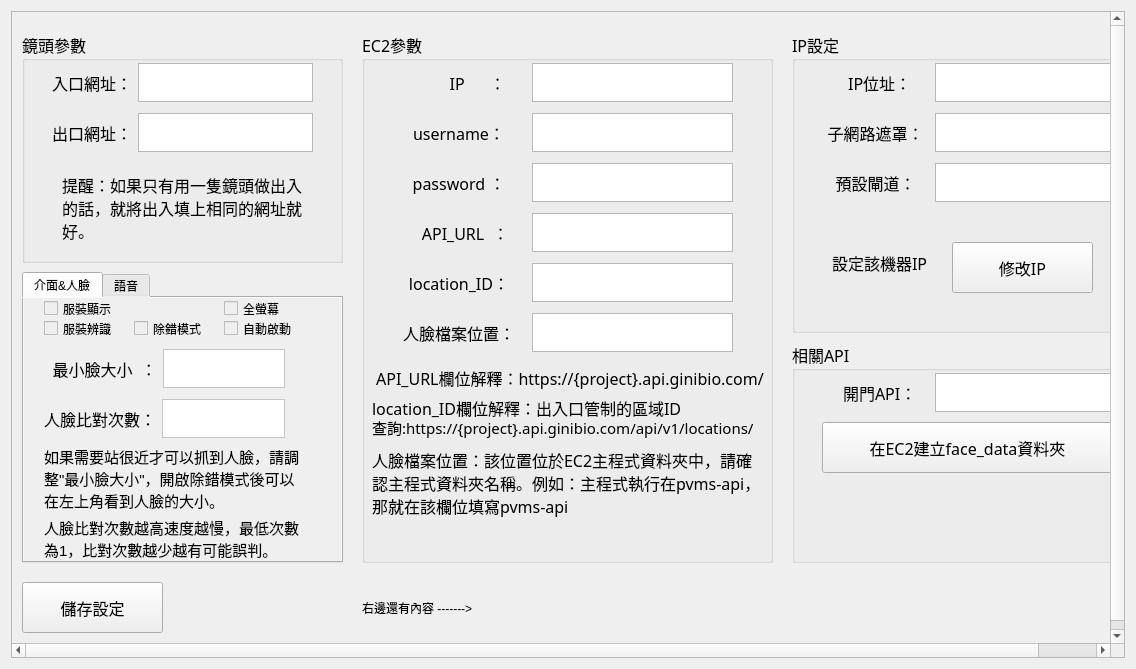
<?xml version="1.0" encoding="UTF-8"?>
<ui version="4.0">
 <class>Form</class>
 <widget class="QWidget" name="Form">
  <property name="geometry">
   <rect>
    <x>0</x>
    <y>0</y>
    <width>1136</width>
    <height>669</height>
   </rect>
  </property>
  <property name="windowTitle">
   <string>Form</string>
  </property>
  <layout class="QHBoxLayout" name="horizontalLayout_13">
   <item>
    <widget class="QScrollArea" name="scrollArea">
     <property name="enabled">
      <bool>true</bool>
     </property>
     <property name="minimumSize">
      <size>
       <width>0</width>
       <height>0</height>
      </size>
     </property>
     <property name="maximumSize">
      <size>
       <width>20000</width>
       <height>20000</height>
      </size>
     </property>
     <property name="styleSheet">
      <string notr="true"/>
     </property>
     <property name="widgetResizable">
      <bool>true</bool>
     </property>
     <widget class="QWidget" name="scrollAreaWidgetContents">
      <property name="geometry">
       <rect>
        <x>0</x>
        <y>0</y>
        <width>1160</width>
        <height>642</height>
       </rect>
      </property>
      <property name="minimumSize">
       <size>
        <width>1160</width>
        <height>640</height>
       </size>
      </property>
      <widget class="QGroupBox" name="groupBox">
       <property name="geometry">
        <rect>
         <x>10</x>
         <y>20</y>
         <width>321</width>
         <height>231</height>
        </rect>
       </property>
       <property name="font">
        <font>
         <family>Agency FB</family>
         <pointsize>12</pointsize>
        </font>
       </property>
       <property name="title">
        <string>鏡頭參數</string>
       </property>
       <widget class="QWidget" name="horizontalLayoutWidget">
        <property name="geometry">
         <rect>
          <x>30</x>
          <y>30</y>
          <width>261</width>
          <height>41</height>
         </rect>
        </property>
        <layout class="QHBoxLayout" name="horizontalLayout">
         <item>
          <widget class="QLabel" name="label">
           <property name="font">
            <font>
             <family>Agency FB</family>
             <pointsize>12</pointsize>
            </font>
           </property>
           <property name="text">
            <string>入口網址：</string>
           </property>
          </widget>
         </item>
         <item>
          <widget class="QTextEdit" name="camera_in">
           <property name="maximumSize">
            <size>
             <width>16777215</width>
             <height>39</height>
            </size>
           </property>
           <property name="font">
            <font>
             <family>微軟正黑體</family>
             <pointsize>12</pointsize>
            </font>
           </property>
           <property name="lineWrapMode">
            <enum>QTextEdit::NoWrap</enum>
           </property>
          </widget>
         </item>
        </layout>
       </widget>
       <widget class="QWidget" name="horizontalLayoutWidget_2">
        <property name="geometry">
         <rect>
          <x>30</x>
          <y>80</y>
          <width>261</width>
          <height>41</height>
         </rect>
        </property>
        <layout class="QHBoxLayout" name="horizontalLayout_2">
         <item>
          <widget class="QLabel" name="label_2">
           <property name="maximumSize">
            <size>
             <width>16777215</width>
             <height>39</height>
            </size>
           </property>
           <property name="font">
            <font>
             <family>Agency FB</family>
             <pointsize>12</pointsize>
            </font>
           </property>
           <property name="text">
            <string>出口網址：</string>
           </property>
          </widget>
         </item>
         <item>
          <widget class="QTextEdit" name="camera_out">
           <property name="maximumSize">
            <size>
             <width>16777215</width>
             <height>39</height>
            </size>
           </property>
           <property name="font">
            <font>
             <family>微軟正黑體</family>
             <pointsize>12</pointsize>
            </font>
           </property>
           <property name="lineWrapMode">
            <enum>QTextEdit::NoWrap</enum>
           </property>
          </widget>
         </item>
        </layout>
       </widget>
       <widget class="QLabel" name="label_3">
        <property name="geometry">
         <rect>
          <x>40</x>
          <y>140</y>
          <width>251</width>
          <height>71</height>
         </rect>
        </property>
        <property name="text">
         <string>提醒：如果只有用一隻鏡頭做出入的話，就將出入填上相同的網址就好。</string>
        </property>
        <property name="wordWrap">
         <bool>true</bool>
        </property>
       </widget>
      </widget>
      <widget class="QGroupBox" name="groupBox_2">
       <property name="geometry">
        <rect>
         <x>350</x>
         <y>20</y>
         <width>411</width>
         <height>531</height>
        </rect>
       </property>
       <property name="font">
        <font>
         <family>微軟正黑體</family>
         <pointsize>12</pointsize>
        </font>
       </property>
       <property name="title">
        <string>EC2參數</string>
       </property>
       <widget class="QWidget" name="horizontalLayoutWidget_5">
        <property name="geometry">
         <rect>
          <x>30</x>
          <y>30</y>
          <width>341</width>
          <height>41</height>
         </rect>
        </property>
        <layout class="QHBoxLayout" name="horizontalLayout_5" stretch="2,3">
         <item>
          <widget class="QLabel" name="label_7">
           <property name="font">
            <font>
             <family>微軟正黑體</family>
             <pointsize>12</pointsize>
            </font>
           </property>
           <property name="contextMenuPolicy">
            <enum>Qt::DefaultContextMenu</enum>
           </property>
           <property name="layoutDirection">
            <enum>Qt::LeftToRight</enum>
           </property>
           <property name="text">
            <string>         IP      ：</string>
           </property>
           <property name="alignment">
            <set>Qt::AlignCenter</set>
           </property>
          </widget>
         </item>
         <item>
          <widget class="QTextEdit" name="ec2_ip">
           <property name="maximumSize">
            <size>
             <width>16777215</width>
             <height>39</height>
            </size>
           </property>
           <property name="font">
            <font>
             <family>微軟正黑體</family>
             <pointsize>12</pointsize>
            </font>
           </property>
           <property name="lineWrapMode">
            <enum>QTextEdit::NoWrap</enum>
           </property>
          </widget>
         </item>
        </layout>
       </widget>
       <widget class="QWidget" name="horizontalLayoutWidget_6">
        <property name="geometry">
         <rect>
          <x>30</x>
          <y>80</y>
          <width>341</width>
          <height>41</height>
         </rect>
        </property>
        <layout class="QHBoxLayout" name="horizontalLayout_6" stretch="2,3">
         <item>
          <widget class="QLabel" name="label_8">
           <property name="font">
            <font>
             <family>微軟正黑體</family>
             <pointsize>12</pointsize>
            </font>
           </property>
           <property name="contextMenuPolicy">
            <enum>Qt::DefaultContextMenu</enum>
           </property>
           <property name="layoutDirection">
            <enum>Qt::LeftToRight</enum>
           </property>
           <property name="text">
            <string>username：</string>
           </property>
           <property name="alignment">
            <set>Qt::AlignCenter</set>
           </property>
          </widget>
         </item>
         <item>
          <widget class="QTextEdit" name="ec2_name">
           <property name="maximumSize">
            <size>
             <width>16777215</width>
             <height>39</height>
            </size>
           </property>
           <property name="font">
            <font>
             <family>微軟正黑體</family>
             <pointsize>12</pointsize>
            </font>
           </property>
           <property name="lineWrapMode">
            <enum>QTextEdit::NoWrap</enum>
           </property>
          </widget>
         </item>
        </layout>
       </widget>
       <widget class="QLabel" name="label_9">
        <property name="geometry">
         <rect>
          <x>10</x>
          <y>330</y>
          <width>401</width>
          <height>31</height>
         </rect>
        </property>
        <property name="text">
         <string> API_URL欄位解釋：https://{project}.api.ginibio.com/</string>
        </property>
        <property name="wordWrap">
         <bool>true</bool>
        </property>
       </widget>
       <widget class="QWidget" name="horizontalLayoutWidget_7">
        <property name="geometry">
         <rect>
          <x>30</x>
          <y>130</y>
          <width>341</width>
          <height>41</height>
         </rect>
        </property>
        <layout class="QHBoxLayout" name="horizontalLayout_7" stretch="2,3">
         <item>
          <widget class="QLabel" name="label_10">
           <property name="font">
            <font>
             <family>微軟正黑體</family>
             <pointsize>12</pointsize>
            </font>
           </property>
           <property name="contextMenuPolicy">
            <enum>Qt::DefaultContextMenu</enum>
           </property>
           <property name="layoutDirection">
            <enum>Qt::LeftToRight</enum>
           </property>
           <property name="text">
            <string>password ：</string>
           </property>
           <property name="alignment">
            <set>Qt::AlignCenter</set>
           </property>
          </widget>
         </item>
         <item>
          <widget class="QTextEdit" name="ec2_pass">
           <property name="maximumSize">
            <size>
             <width>16777215</width>
             <height>39</height>
            </size>
           </property>
           <property name="font">
            <font>
             <family>微軟正黑體</family>
             <pointsize>12</pointsize>
            </font>
           </property>
           <property name="lineWrapMode">
            <enum>QTextEdit::NoWrap</enum>
           </property>
          </widget>
         </item>
        </layout>
       </widget>
       <widget class="QWidget" name="horizontalLayoutWidget_8">
        <property name="geometry">
         <rect>
          <x>30</x>
          <y>180</y>
          <width>341</width>
          <height>41</height>
         </rect>
        </property>
        <layout class="QHBoxLayout" name="horizontalLayout_8" stretch="2,3">
         <item>
          <widget class="QLabel" name="label_11">
           <property name="font">
            <font>
             <family>微軟正黑體</family>
             <pointsize>12</pointsize>
            </font>
           </property>
           <property name="contextMenuPolicy">
            <enum>Qt::DefaultContextMenu</enum>
           </property>
           <property name="layoutDirection">
            <enum>Qt::LeftToRight</enum>
           </property>
           <property name="text">
            <string>   API_URL  ：</string>
           </property>
           <property name="alignment">
            <set>Qt::AlignCenter</set>
           </property>
          </widget>
         </item>
         <item>
          <widget class="QTextEdit" name="ec2_project">
           <property name="maximumSize">
            <size>
             <width>16777215</width>
             <height>39</height>
            </size>
           </property>
           <property name="font">
            <font>
             <family>微軟正黑體</family>
             <pointsize>12</pointsize>
            </font>
           </property>
           <property name="lineWrapMode">
            <enum>QTextEdit::NoWrap</enum>
           </property>
          </widget>
         </item>
        </layout>
       </widget>
       <widget class="QWidget" name="horizontalLayoutWidget_9">
        <property name="geometry">
         <rect>
          <x>30</x>
          <y>230</y>
          <width>341</width>
          <height>41</height>
         </rect>
        </property>
        <layout class="QHBoxLayout" name="horizontalLayout_9" stretch="2,3">
         <item>
          <widget class="QLabel" name="label_12">
           <property name="font">
            <font>
             <family>微軟正黑體</family>
             <pointsize>12</pointsize>
            </font>
           </property>
           <property name="contextMenuPolicy">
            <enum>Qt::DefaultContextMenu</enum>
           </property>
           <property name="layoutDirection">
            <enum>Qt::LeftToRight</enum>
           </property>
           <property name="text">
            <string>location_ID：</string>
           </property>
           <property name="alignment">
            <set>Qt::AlignCenter</set>
           </property>
          </widget>
         </item>
         <item>
          <widget class="QTextEdit" name="ec2_ID">
           <property name="maximumSize">
            <size>
             <width>16777215</width>
             <height>39</height>
            </size>
           </property>
           <property name="font">
            <font>
             <family>微軟正黑體</family>
             <pointsize>12</pointsize>
            </font>
           </property>
           <property name="lineWrapMode">
            <enum>QTextEdit::NoWrap</enum>
           </property>
          </widget>
         </item>
        </layout>
       </widget>
       <widget class="QWidget" name="horizontalLayoutWidget_10">
        <property name="geometry">
         <rect>
          <x>30</x>
          <y>280</y>
          <width>341</width>
          <height>41</height>
         </rect>
        </property>
        <layout class="QHBoxLayout" name="horizontalLayout_10" stretch="2,3">
         <item>
          <widget class="QLabel" name="label_13">
           <property name="font">
            <font>
             <family>微軟正黑體</family>
             <pointsize>12</pointsize>
            </font>
           </property>
           <property name="contextMenuPolicy">
            <enum>Qt::DefaultContextMenu</enum>
           </property>
           <property name="layoutDirection">
            <enum>Qt::LeftToRight</enum>
           </property>
           <property name="text">
            <string>人臉檔案位置：</string>
           </property>
           <property name="alignment">
            <set>Qt::AlignCenter</set>
           </property>
          </widget>
         </item>
         <item>
          <widget class="QTextEdit" name="ec2_dir">
           <property name="maximumSize">
            <size>
             <width>16777215</width>
             <height>39</height>
            </size>
           </property>
           <property name="font">
            <font>
             <family>微軟正黑體</family>
             <pointsize>12</pointsize>
            </font>
           </property>
           <property name="lineWrapMode">
            <enum>QTextEdit::NoWrap</enum>
           </property>
          </widget>
         </item>
        </layout>
       </widget>
       <widget class="QLabel" name="label_14">
        <property name="geometry">
         <rect>
          <x>10</x>
          <y>360</y>
          <width>331</width>
          <height>31</height>
         </rect>
        </property>
        <property name="text">
         <string>location_ID欄位解釋：出入口管制的區域ID</string>
        </property>
        <property name="wordWrap">
         <bool>true</bool>
        </property>
       </widget>
       <widget class="QLabel" name="label_15">
        <property name="geometry">
         <rect>
          <x>10</x>
          <y>380</y>
          <width>391</width>
          <height>31</height>
         </rect>
        </property>
        <property name="font">
         <font>
          <pointsize>11</pointsize>
         </font>
        </property>
        <property name="text">
         <string>查詢:https://{project}.api.ginibio.com/api/v1/locations/</string>
        </property>
        <property name="wordWrap">
         <bool>true</bool>
        </property>
       </widget>
       <widget class="QLabel" name="label_16">
        <property name="geometry">
         <rect>
          <x>10</x>
          <y>410</y>
          <width>391</width>
          <height>81</height>
         </rect>
        </property>
        <property name="text">
         <string>人臉檔案位置：該位置位於EC2主程式資料夾中，請確認主程式資料夾名稱。例如：主程式執行在pvms-api，那就在該欄位填寫pvms-api</string>
        </property>
        <property name="wordWrap">
         <bool>true</bool>
        </property>
       </widget>
      </widget>
      <widget class="QPushButton" name="send">
       <property name="geometry">
        <rect>
         <x>10</x>
         <y>570</y>
         <width>141</width>
         <height>51</height>
        </rect>
       </property>
       <property name="font">
        <font>
         <family>Agency FB</family>
         <pointsize>12</pointsize>
        </font>
       </property>
       <property name="text">
        <string>儲存設定</string>
       </property>
      </widget>
      <widget class="QGroupBox" name="groupBox_4">
       <property name="geometry">
        <rect>
         <x>780</x>
         <y>20</y>
         <width>351</width>
         <height>301</height>
        </rect>
       </property>
       <property name="font">
        <font>
         <family>Agency FB</family>
         <pointsize>12</pointsize>
        </font>
       </property>
       <property name="title">
        <string>IP設定</string>
       </property>
       <widget class="QWidget" name="horizontalLayoutWidget_13">
        <property name="geometry">
         <rect>
          <x>30</x>
          <y>30</y>
          <width>291</width>
          <height>41</height>
         </rect>
        </property>
        <layout class="QHBoxLayout" name="horizontalLayout_14" stretch="3,5">
         <item>
          <widget class="QLabel" name="label_21">
           <property name="font">
            <font>
             <family>Agency FB</family>
             <pointsize>12</pointsize>
            </font>
           </property>
           <property name="layoutDirection">
            <enum>Qt::LeftToRight</enum>
           </property>
           <property name="text">
            <string>  IP位址：</string>
           </property>
           <property name="alignment">
            <set>Qt::AlignCenter</set>
           </property>
          </widget>
         </item>
         <item>
          <widget class="QTextEdit" name="loc_ip">
           <property name="maximumSize">
            <size>
             <width>16777215</width>
             <height>39</height>
            </size>
           </property>
           <property name="font">
            <font>
             <family>微軟正黑體</family>
             <pointsize>12</pointsize>
            </font>
           </property>
           <property name="lineWrapMode">
            <enum>QTextEdit::NoWrap</enum>
           </property>
          </widget>
         </item>
        </layout>
       </widget>
       <widget class="QWidget" name="horizontalLayoutWidget_14">
        <property name="geometry">
         <rect>
          <x>30</x>
          <y>80</y>
          <width>291</width>
          <height>41</height>
         </rect>
        </property>
        <layout class="QHBoxLayout" name="horizontalLayout_15" stretch="3,5">
         <item>
          <widget class="QLabel" name="label_22">
           <property name="font">
            <font>
             <family>Agency FB</family>
             <pointsize>12</pointsize>
            </font>
           </property>
           <property name="layoutDirection">
            <enum>Qt::LeftToRight</enum>
           </property>
           <property name="text">
            <string>子網路遮罩：</string>
           </property>
           <property name="alignment">
            <set>Qt::AlignCenter</set>
           </property>
          </widget>
         </item>
         <item>
          <widget class="QTextEdit" name="mask_ip">
           <property name="maximumSize">
            <size>
             <width>16777215</width>
             <height>39</height>
            </size>
           </property>
           <property name="font">
            <font>
             <family>微軟正黑體</family>
             <pointsize>12</pointsize>
            </font>
           </property>
           <property name="lineWrapMode">
            <enum>QTextEdit::NoWrap</enum>
           </property>
          </widget>
         </item>
        </layout>
       </widget>
       <widget class="QLabel" name="label_23">
        <property name="geometry">
         <rect>
          <x>40</x>
          <y>190</y>
          <width>101</width>
          <height>81</height>
         </rect>
        </property>
        <property name="text">
         <string>設定該機器IP</string>
        </property>
        <property name="wordWrap">
         <bool>true</bool>
        </property>
       </widget>
       <widget class="QWidget" name="horizontalLayoutWidget_15">
        <property name="geometry">
         <rect>
          <x>30</x>
          <y>130</y>
          <width>291</width>
          <height>41</height>
         </rect>
        </property>
        <layout class="QHBoxLayout" name="horizontalLayout_16" stretch="3,5">
         <item>
          <widget class="QLabel" name="label_24">
           <property name="font">
            <font>
             <family>Agency FB</family>
             <pointsize>12</pointsize>
            </font>
           </property>
           <property name="layoutDirection">
            <enum>Qt::LeftToRight</enum>
           </property>
           <property name="text">
            <string>預設閘道：</string>
           </property>
           <property name="alignment">
            <set>Qt::AlignCenter</set>
           </property>
          </widget>
         </item>
         <item>
          <widget class="QTextEdit" name="gateway_ip">
           <property name="maximumSize">
            <size>
             <width>16777215</width>
             <height>39</height>
            </size>
           </property>
           <property name="font">
            <font>
             <family>微軟正黑體</family>
             <pointsize>12</pointsize>
            </font>
           </property>
           <property name="lineWrapMode">
            <enum>QTextEdit::NoWrap</enum>
           </property>
          </widget>
         </item>
        </layout>
       </widget>
       <widget class="QPushButton" name="btn_ip">
        <property name="geometry">
         <rect>
          <x>160</x>
          <y>210</y>
          <width>141</width>
          <height>51</height>
         </rect>
        </property>
        <property name="font">
         <font>
          <family>Agency FB</family>
          <pointsize>12</pointsize>
         </font>
        </property>
        <property name="text">
         <string>修改IP</string>
        </property>
       </widget>
      </widget>
      <widget class="QGroupBox" name="groupBox_5">
       <property name="geometry">
        <rect>
         <x>780</x>
         <y>330</y>
         <width>351</width>
         <height>221</height>
        </rect>
       </property>
       <property name="font">
        <font>
         <family>Agency FB</family>
         <pointsize>12</pointsize>
        </font>
       </property>
       <property name="title">
        <string>相關API</string>
       </property>
       <widget class="QWidget" name="horizontalLayoutWidget_16">
        <property name="geometry">
         <rect>
          <x>30</x>
          <y>30</y>
          <width>291</width>
          <height>41</height>
         </rect>
        </property>
        <layout class="QHBoxLayout" name="horizontalLayout_17" stretch="3,5">
         <item>
          <widget class="QLabel" name="label_25">
           <property name="font">
            <font>
             <family>Agency FB</family>
             <pointsize>12</pointsize>
            </font>
           </property>
           <property name="layoutDirection">
            <enum>Qt::LeftToRight</enum>
           </property>
           <property name="text">
            <string>  開門API：</string>
           </property>
           <property name="alignment">
            <set>Qt::AlignCenter</set>
           </property>
          </widget>
         </item>
         <item>
          <widget class="QTextEdit" name="door">
           <property name="maximumSize">
            <size>
             <width>16777215</width>
             <height>39</height>
            </size>
           </property>
           <property name="font">
            <font>
             <family>微軟正黑體</family>
             <pointsize>12</pointsize>
            </font>
           </property>
           <property name="lineWrapMode">
            <enum>QTextEdit::NoWrap</enum>
           </property>
          </widget>
         </item>
        </layout>
       </widget>
       <widget class="QPushButton" name="dir_btn">
        <property name="geometry">
         <rect>
          <x>30</x>
          <y>80</y>
          <width>291</width>
          <height>51</height>
         </rect>
        </property>
        <property name="text">
         <string>在EC2建立face_data資料夾</string>
        </property>
       </widget>
      </widget>
      <widget class="QTabWidget" name="tabWidget">
       <property name="geometry">
        <rect>
         <x>10</x>
         <y>260</y>
         <width>321</width>
         <height>291</height>
        </rect>
       </property>
       <property name="autoFillBackground">
        <bool>false</bool>
       </property>
       <property name="styleSheet">
        <string notr="true">background: palette(window);</string>
       </property>
       <property name="currentIndex">
        <number>0</number>
       </property>
       <widget class="QWidget" name="tab">
        <attribute name="title">
         <string>介面&amp;&amp;人臉</string>
        </attribute>
        <widget class="QLabel" name="label_20">
         <property name="geometry">
          <rect>
           <x>20</x>
           <y>220</y>
           <width>261</width>
           <height>41</height>
          </rect>
         </property>
         <property name="font">
          <font>
           <pointsize>11</pointsize>
          </font>
         </property>
         <property name="text">
          <string>人臉比對次數越高速度越慢，最低次數為1，比對次數越少越有可能誤判。</string>
         </property>
         <property name="wordWrap">
          <bool>true</bool>
         </property>
        </widget>
        <widget class="QCheckBox" name="clothes_2">
         <property name="geometry">
          <rect>
           <x>20</x>
           <y>0</y>
           <width>71</width>
           <height>21</height>
          </rect>
         </property>
         <property name="text">
          <string>服裝顯示</string>
         </property>
        </widget>
        <widget class="QCheckBox" name="full_screen">
         <property name="geometry">
          <rect>
           <x>200</x>
           <y>0</y>
           <width>91</width>
           <height>21</height>
          </rect>
         </property>
         <property name="text">
          <string>全螢幕</string>
         </property>
        </widget>
        <widget class="QCheckBox" name="debug">
         <property name="geometry">
          <rect>
           <x>110</x>
           <y>20</y>
           <width>91</width>
           <height>21</height>
          </rect>
         </property>
         <property name="text">
          <string>除錯模式</string>
         </property>
        </widget>
        <widget class="QWidget" name="horizontalLayoutWidget_11">
         <property name="geometry">
          <rect>
           <x>20</x>
           <y>50</y>
           <width>241</width>
           <height>41</height>
          </rect>
         </property>
         <layout class="QHBoxLayout" name="horizontalLayout_11" stretch="2,3">
          <item>
           <widget class="QLabel" name="label_17">
            <property name="maximumSize">
             <size>
              <width>16777215</width>
              <height>39</height>
             </size>
            </property>
            <property name="font">
             <font>
              <family>微軟正黑體</family>
              <pointsize>12</pointsize>
             </font>
            </property>
            <property name="contextMenuPolicy">
             <enum>Qt::DefaultContextMenu</enum>
            </property>
            <property name="layoutDirection">
             <enum>Qt::LeftToRight</enum>
            </property>
            <property name="text">
             <string>  最小臉大小  ：</string>
            </property>
            <property name="alignment">
             <set>Qt::AlignCenter</set>
            </property>
           </widget>
          </item>
          <item>
           <widget class="QTextEdit" name="min_face">
            <property name="maximumSize">
             <size>
              <width>16777215</width>
              <height>39</height>
             </size>
            </property>
            <property name="font">
             <font>
              <family>微軟正黑體</family>
              <pointsize>12</pointsize>
             </font>
            </property>
            <property name="styleSheet">
             <string notr="true">background-color: rgb(255, 255, 255);</string>
            </property>
            <property name="lineWrapMode">
             <enum>QTextEdit::NoWrap</enum>
            </property>
           </widget>
          </item>
         </layout>
        </widget>
        <widget class="QCheckBox" name="auto_open">
         <property name="geometry">
          <rect>
           <x>200</x>
           <y>20</y>
           <width>91</width>
           <height>21</height>
          </rect>
         </property>
         <property name="text">
          <string>自動啟動</string>
         </property>
        </widget>
        <widget class="QWidget" name="horizontalLayoutWidget_12">
         <property name="geometry">
          <rect>
           <x>20</x>
           <y>100</y>
           <width>241</width>
           <height>41</height>
          </rect>
         </property>
         <layout class="QHBoxLayout" name="horizontalLayout_12" stretch="2,3">
          <item>
           <widget class="QLabel" name="label_18">
            <property name="maximumSize">
             <size>
              <width>16777215</width>
              <height>39</height>
             </size>
            </property>
            <property name="font">
             <font>
              <family>微軟正黑體</family>
              <pointsize>12</pointsize>
             </font>
            </property>
            <property name="contextMenuPolicy">
             <enum>Qt::DefaultContextMenu</enum>
            </property>
            <property name="layoutDirection">
             <enum>Qt::LeftToRight</enum>
            </property>
            <property name="text">
             <string>人臉比對次數：</string>
            </property>
            <property name="alignment">
             <set>Qt::AlignCenter</set>
            </property>
           </widget>
          </item>
          <item>
           <widget class="QTextEdit" name="check_times">
            <property name="maximumSize">
             <size>
              <width>16777215</width>
              <height>39</height>
             </size>
            </property>
            <property name="font">
             <font>
              <family>微軟正黑體</family>
              <pointsize>12</pointsize>
             </font>
            </property>
            <property name="styleSheet">
             <string notr="true">background-color: rgb(255, 255, 255);</string>
            </property>
            <property name="lineWrapMode">
             <enum>QTextEdit::NoWrap</enum>
            </property>
           </widget>
          </item>
         </layout>
        </widget>
        <widget class="QLabel" name="label_19">
         <property name="geometry">
          <rect>
           <x>20</x>
           <y>150</y>
           <width>261</width>
           <height>61</height>
          </rect>
         </property>
         <property name="font">
          <font>
           <pointsize>11</pointsize>
          </font>
         </property>
         <property name="text">
          <string>如果需要站很近才可以抓到人臉，請調整&quot;最小臉大小&quot;，開啟除錯模式後可以在左上角看到人臉的大小。</string>
         </property>
         <property name="wordWrap">
          <bool>true</bool>
         </property>
        </widget>
        <widget class="QCheckBox" name="clothes">
         <property name="geometry">
          <rect>
           <x>20</x>
           <y>20</y>
           <width>71</width>
           <height>21</height>
          </rect>
         </property>
         <property name="text">
          <string>服裝辨識</string>
         </property>
        </widget>
        <zorder>label_20</zorder>
        <zorder>clothes_2</zorder>
        <zorder>full_screen</zorder>
        <zorder>debug</zorder>
        <zorder>horizontalLayoutWidget_11</zorder>
        <zorder>horizontalLayoutWidget_12</zorder>
        <zorder>label_19</zorder>
        <zorder>clothes</zorder>
        <zorder>auto_open</zorder>
       </widget>
       <widget class="QWidget" name="tab_2">
        <attribute name="title">
         <string>語音</string>
        </attribute>
        <widget class="QWidget" name="horizontalLayoutWidget_17">
         <property name="geometry">
          <rect>
           <x>40</x>
           <y>10</y>
           <width>241</width>
           <height>41</height>
          </rect>
         </property>
         <layout class="QHBoxLayout" name="horizontalLayout_18" stretch="2,3">
          <item>
           <widget class="QLabel" name="label_26">
            <property name="maximumSize">
             <size>
              <width>16777215</width>
              <height>39</height>
             </size>
            </property>
            <property name="font">
             <font>
              <family>微軟正黑體</family>
              <pointsize>12</pointsize>
             </font>
            </property>
            <property name="contextMenuPolicy">
             <enum>Qt::DefaultContextMenu</enum>
            </property>
            <property name="layoutDirection">
             <enum>Qt::LeftToRight</enum>
            </property>
            <property name="text">
             <string>  進入語音  ：</string>
            </property>
            <property name="alignment">
             <set>Qt::AlignCenter</set>
            </property>
           </widget>
          </item>
          <item>
           <widget class="QTextEdit" name="in_voice">
            <property name="maximumSize">
             <size>
              <width>16777215</width>
              <height>39</height>
             </size>
            </property>
            <property name="font">
             <font>
              <family>微軟正黑體</family>
              <pointsize>12</pointsize>
             </font>
            </property>
            <property name="styleSheet">
             <string notr="true">background-color: rgb(255, 255, 255);</string>
            </property>
            <property name="lineWrapMode">
             <enum>QTextEdit::NoWrap</enum>
            </property>
           </widget>
          </item>
         </layout>
        </widget>
        <widget class="QWidget" name="horizontalLayoutWidget_18">
         <property name="geometry">
          <rect>
           <x>40</x>
           <y>60</y>
           <width>241</width>
           <height>41</height>
          </rect>
         </property>
         <layout class="QHBoxLayout" name="horizontalLayout_19" stretch="2,3">
          <item>
           <widget class="QLabel" name="label_27">
            <property name="maximumSize">
             <size>
              <width>16777215</width>
              <height>39</height>
             </size>
            </property>
            <property name="font">
             <font>
              <family>微軟正黑體</family>
              <pointsize>12</pointsize>
             </font>
            </property>
            <property name="contextMenuPolicy">
             <enum>Qt::DefaultContextMenu</enum>
            </property>
            <property name="layoutDirection">
             <enum>Qt::LeftToRight</enum>
            </property>
            <property name="text">
             <string>  離開語音  ：</string>
            </property>
            <property name="alignment">
             <set>Qt::AlignCenter</set>
            </property>
           </widget>
          </item>
          <item>
           <widget class="QTextEdit" name="out_voice">
            <property name="maximumSize">
             <size>
              <width>16777215</width>
              <height>39</height>
             </size>
            </property>
            <property name="font">
             <font>
              <family>微軟正黑體</family>
              <pointsize>12</pointsize>
             </font>
            </property>
            <property name="styleSheet">
             <string notr="true">background-color: rgb(255, 255, 255);</string>
            </property>
            <property name="lineWrapMode">
             <enum>QTextEdit::NoWrap</enum>
            </property>
           </widget>
          </item>
         </layout>
        </widget>
        <widget class="QWidget" name="horizontalLayoutWidget_19">
         <property name="geometry">
          <rect>
           <x>40</x>
           <y>110</y>
           <width>241</width>
           <height>41</height>
          </rect>
         </property>
         <layout class="QHBoxLayout" name="horizontalLayout_20" stretch="2,3">
          <item>
           <widget class="QLabel" name="label_28">
            <property name="maximumSize">
             <size>
              <width>16777215</width>
              <height>39</height>
             </size>
            </property>
            <property name="font">
             <font>
              <family>微軟正黑體</family>
              <pointsize>12</pointsize>
             </font>
            </property>
            <property name="contextMenuPolicy">
             <enum>Qt::DefaultContextMenu</enum>
            </property>
            <property name="layoutDirection">
             <enum>Qt::LeftToRight</enum>
            </property>
            <property name="text">
             <string>  服裝語音  ：</string>
            </property>
            <property name="alignment">
             <set>Qt::AlignCenter</set>
            </property>
           </widget>
          </item>
          <item>
           <widget class="QTextEdit" name="clothes_voice">
            <property name="maximumSize">
             <size>
              <width>16777215</width>
              <height>39</height>
             </size>
            </property>
            <property name="font">
             <font>
              <family>微軟正黑體</family>
              <pointsize>12</pointsize>
             </font>
            </property>
            <property name="styleSheet">
             <string notr="true">background-color: rgb(255, 255, 255);</string>
            </property>
            <property name="lineWrapMode">
             <enum>QTextEdit::NoWrap</enum>
            </property>
           </widget>
          </item>
         </layout>
        </widget>
       </widget>
      </widget>
      <widget class="QLabel" name="label_4">
       <property name="geometry">
        <rect>
         <x>350</x>
         <y>560</y>
         <width>251</width>
         <height>71</height>
        </rect>
       </property>
       <property name="text">
        <string>右邊還有內容 -------&gt;</string>
       </property>
       <property name="wordWrap">
        <bool>true</bool>
       </property>
      </widget>
     </widget>
    </widget>
   </item>
  </layout>
 </widget>
 <resources/>
 <connections/>
</ui>
